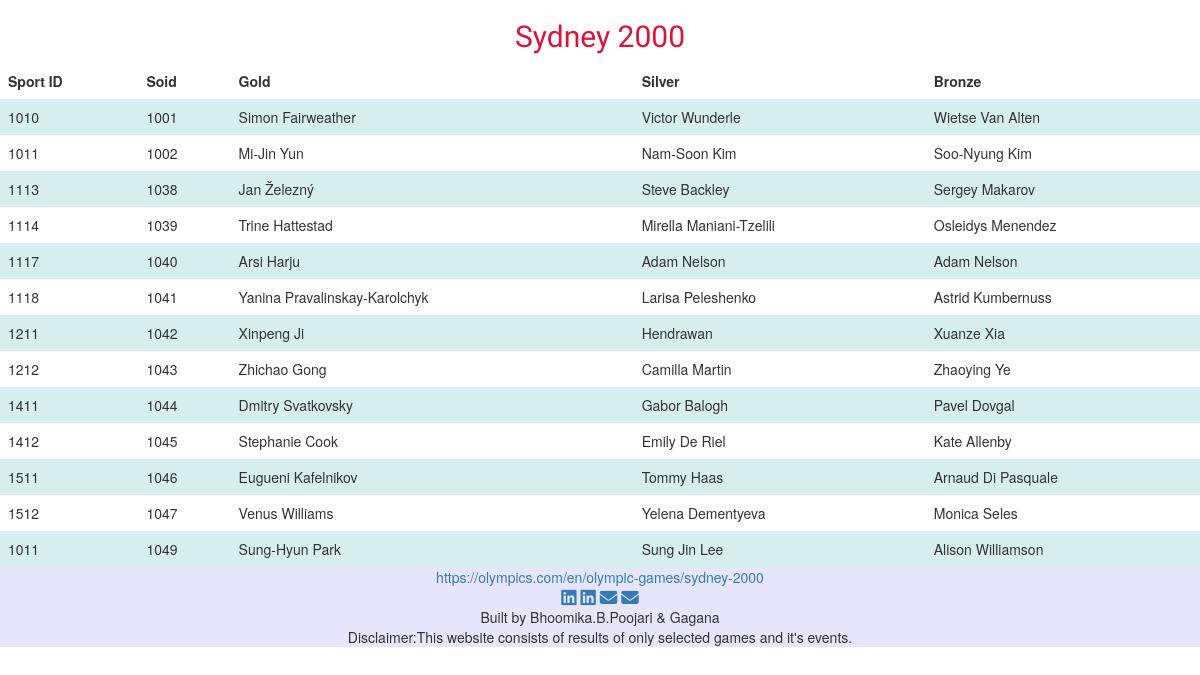
/SOspts/2000.php, run on the app's committed database.
### tables this page shows
CREATE TABLE IF NOT EXISTS `summer_olympic` (
  `Soid` int(5) NOT NULL AUTO_INCREMENT,
  `Sportid` int(5) NOT NULL,
  `Year` int(5) NOT NULL,
  `Gold` varchar(100) NOT NULL,
  `Silver` varchar(100) NOT NULL,
  `Bronze` varchar(100) NOT NULL,
  PRIMARY KEY (`Soid`),
  KEY `Year` (`Year`,`Sportid`),
  KEY `SID_fk` (`Sportid`)
);

### SOspts/2000.php (the view, shortened to what this page needs)
<!DOCTYPE html>
<html lang="en">
<head>
    <link href="https://cdn.jsdelivr.net/npm/bootstrap@5.1.3/dist/css/bootstrap.min.css"
    rel="stylesheet"
>
    <link rel="stylesheet" href="https://maxcdn.bootstrapcdn.com/bootstrap/3.4.1/css/bootstrap.min.css">
    <link rel="stylesheet" href="./css/style.css">
</head>
<body>
    <div class="container">
        <div class="row">
          <div class="text-center">
            <h2 class="site-title desc" style="font-size:30px;">Sydney 2000</h2>
          </div>
        </div>
    </div>
<table>
  <tr>
  <th>Sport ID</th>
  <th>Soid</th>
  <th>Gold</th>
  <th>Silver</th>
  <th>Bronze</th>
  <?php
      $conn=mysqli_connect("localhost","root","","olympic_base");
      $sql="SELECT * FROM summer_olympic";
      $result=$conn->query($sql);
      if($result->num_rows>0){
        while($row=$result->fetch_assoc()){
          if($row["Year"]==2000)
          echo "<tr><td>".$row["Sportid"]."</td><td>".$row["Soid"]."</td><td>".$row["Gold"]."</td><td>".$row["Silver"]."</td><td>".$row["Bronze"]."</td></tr>";
        }
      }
        else{
          echo "no results";
        }
    ?>
</table>
<footer id="footer" class="text-center hdrbg">
<a href="https://olympics.com/en/olympic-games/sydney-2000" add target="_blank">https://olympics.com/en/olympic-games/sydney-2000</a><br>
    <a href="https://www.linkedin.com/in/bhoomika-poojari/" add target="_blank"> <i class=" foot fab fa-linkedin fa-lg"></i></a>
    <a href="https://www.linkedin.com/in/gagana-darshana/" add target="_blank"><i class=" foot fab fa-linkedin fa-lg"></i></a>
    <a href="mailto:poojaribhoomika5@gmail.com" add target="_blank"><i class=" foot fas fa-envelope fa-lg "></i></a>
    <a href="mailto:gagana.darshana@gmail.com" add target="_blank"> <i class=" foot fas fa-envelope fa-lg"></i></a>
    <p class="cp"> Built by Bhoomika.B.Poojari & Gagana <br>Disclaimer:This website consists of results of only selected games and it's events.</p>
  </footer>
</body>
</html>

### css/style.css (style rules this page uses)
:root { --MnB:#191970; --cfB:#6495ED; --Crs:#DC143C; --lsm:#FFA07A; --Gyw:#ADFF2F; --Tal:#008080; --Plm:#DDA0DD; --Lvn:#E6E6FA; --Lvb:#FFF0F5; --Lnn:#FAF0E6; --Abrl: 'Abril Fatface', cursive; --Amtc: 'Amatic SC', cursive; --Antn: 'Anton', sans-serif; --Atdr: 'Architects Daughter', cursive; --Cnzl: 'Cinzel', serif; --Gugi: 'Gugi', cursive; --Lato: 'Lato', sans-serif; --Mnda: 'Monda', sans-serif; --Rgts: 'Righteous', cursive; --Rbto: 'Roboto', sans-serif; --Sfia: 'Sofia', cursive; }
.desc { color:var(--Crs); font-family:var(--Mnda); }
.hdrbg { background-color:var(--Lvn); }
.text-center { text-align: center!important; }

### SOspts/2000.php (style rules this page uses)
table { border-collapse: collapse; width: 100%; }
th, td { text-align: left; padding: 8px; }
tr:nth-child(even) { background-color: #D6EEEE; }

### data on the page
summer_olympic: Sportid "1010", Soid "1001", Gold "Simon Fairweather", Silver "Victor Wunderle", Bronze "Wietse Van Alten"
summer_olympic: Sportid "1011", Soid "1002", Gold "Mi-Jin Yun", Silver "Nam-Soon Kim", Bronze "Soo-Nyung Kim"
summer_olympic: Sportid "1113", Soid "1038", Gold "Jan Železný", Silver "Steve Backley", Bronze "Sergey Makarov"
summer_olympic: Sportid "1114", Soid "1039", Gold "Trine Hattestad", Silver "Mirella Maniani-Tzelili", Bronze "Osleidys Menendez"
summer_olympic: Sportid "1117", Soid "1040", Gold "Arsi Harju", Silver "Adam Nelson", Bronze "Adam Nelson"
summer_olympic: Sportid "1118", Soid "1041", Gold "Yanina Pravalinskay-Karolchyk", Silver "Larisa Peleshenko", Bronze "Astrid Kumbernuss"
summer_olympic: Sportid "1211", Soid "1042", Gold "Xinpeng Ji", Silver "Hendrawan", Bronze "Xuanze Xia"
summer_olympic: Sportid "1212", Soid "1043", Gold "Zhichao Gong", Silver "Camilla Martin", Bronze "Zhaoying Ye"
summer_olympic: Sportid "1411", Soid "1044", Gold "Dmitry Svatkovsky", Silver "Gabor Balogh", Bronze "Pavel Dovgal"
summer_olympic: Sportid "1412", Soid "1045", Gold "Stephanie Cook", Silver "Emily De Riel", Bronze "Kate Allenby"
summer_olympic: Sportid "1511", Soid "1046", Gold "Eugueni Kafelnikov", Silver "Tommy Haas", Bronze "Arnaud Di Pasquale"
summer_olympic: Sportid "1512", Soid "1047", Gold "Venus Williams", Silver "Yelena Dementyeva", Bronze "Monica Seles"
summer_olympic: Sportid "1011", Soid "1049", Gold "Sung-Hyun Park", Silver "Sung Jin Lee", Bronze "Alison Williamson"
